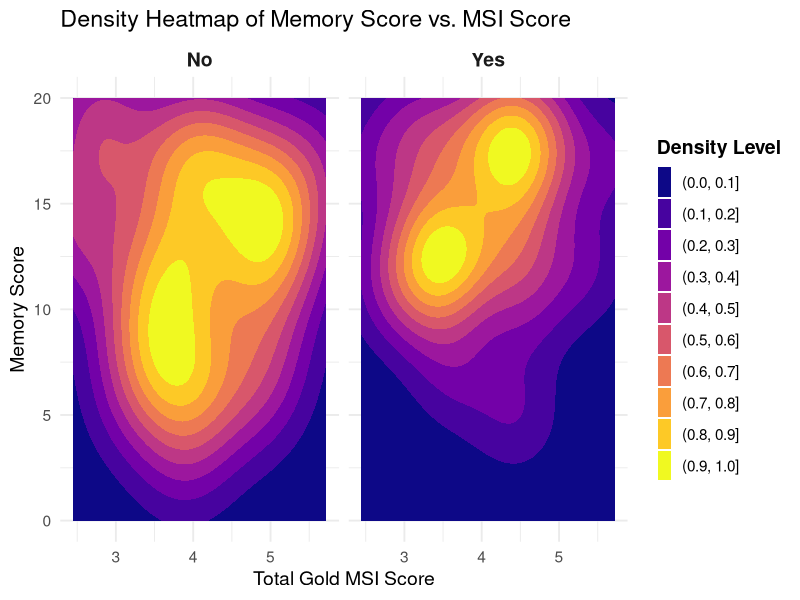
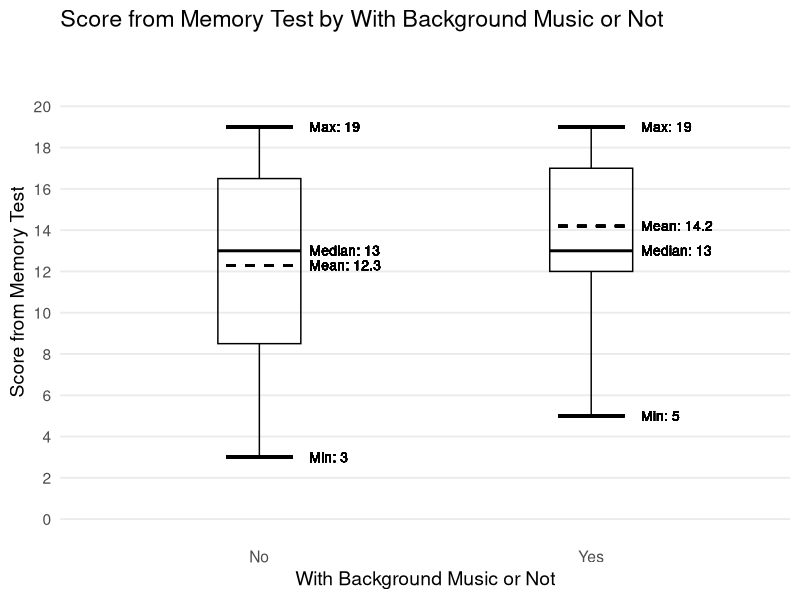
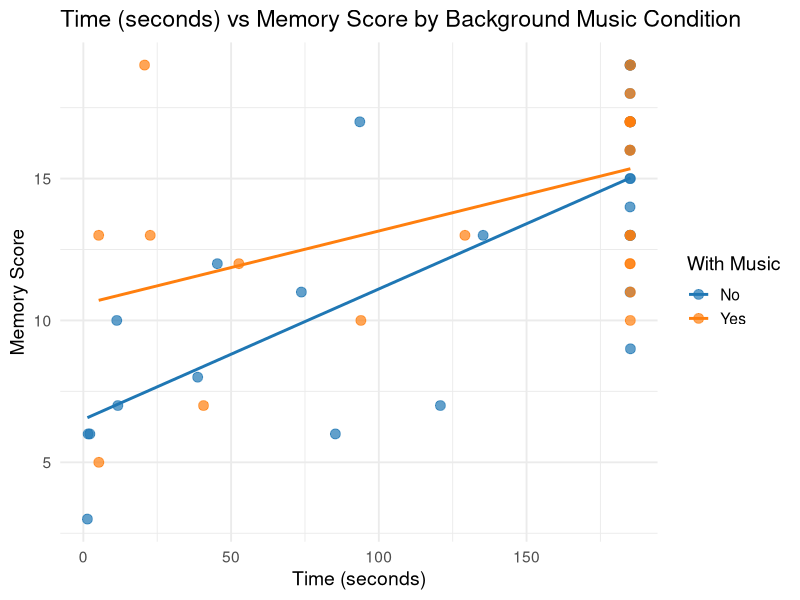
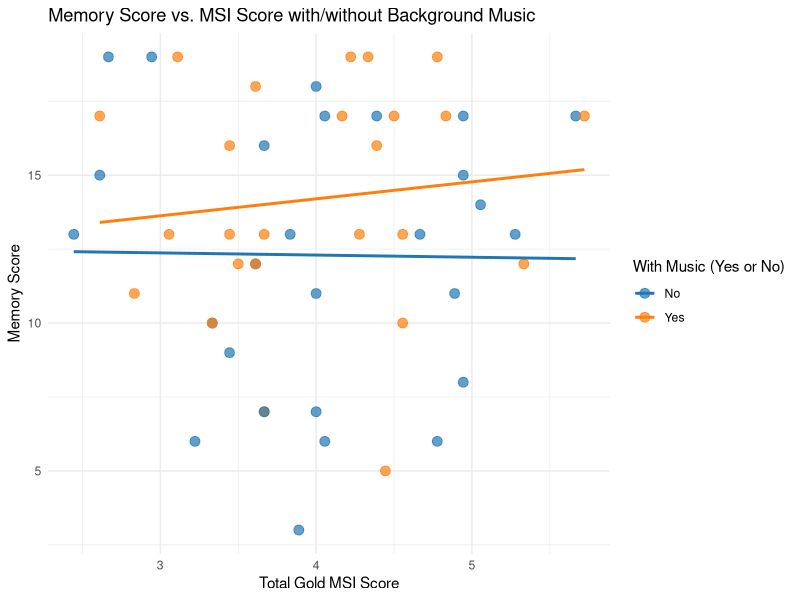
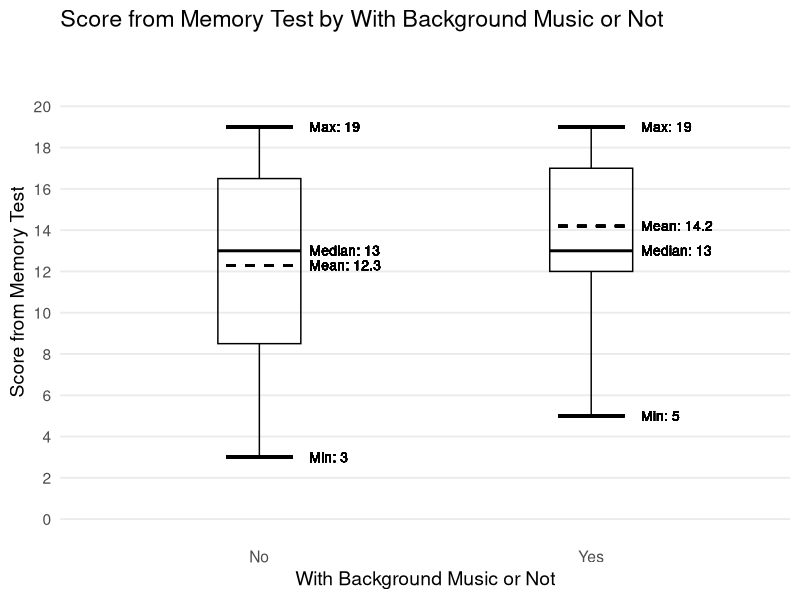
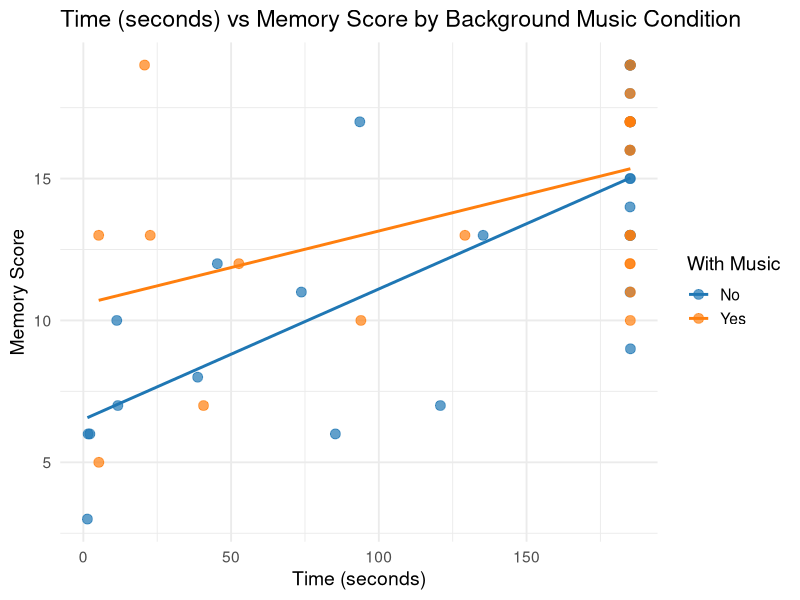

These charts were generated, in order, by the following R code:
## ---- chunk 1
#| include: false
library(tidyverse)
library(ggplot2)
library(dplyr)

df <- read.csv("qualtrics data.csv")

df <- df %>%
  rename(
    With.music.or.not = Music.Background,
    Memory.Score = Score,
    Total.Gold.MSI.Score = TOTAL.MSI.SCORE
  ) %>%
  mutate(With.music.or.not = factor(With.music.or.not, levels = c("No", "Yes")))

## ---- chunk 2
#| title: Density Heatmaps for Memory Scores dependent on Total Gold MSI Score
#| echo: false

ggplot(df, aes(
  x = Total.Gold.MSI.Score,
  y = Memory.Score
)) +
  stat_density_2d_filled(contour_var = "ndensity") +
  facet_wrap(~ With.music.or.not) +
  scale_fill_viridis_d(
    option = "plasma",
    name = "Density Level"
  ) +
  labs(
    title = "Density Heatmap of Memory Score vs. MSI Score",
    x = "Total Gold MSI Score",
    y = "Memory Score"
  ) +
  ylim(0, 20) +
  theme_minimal(base_size = 14) +
  theme(
    strip.text = element_text(face = "bold", size = 14),
    legend.title = element_text(face = "bold"),
    legend.text = element_text(size = 11),
    legend.key.height = unit(0.8, "cm"),
    legend.key.width = unit(0.4, "cm")
  )

## ---- chunk 3
#| title: Boxplot of Memory Scores Based on With/Without Background Music
#| echo: false


stats <- df %>%
  group_by(With.music.or.not) %>%
  summarise(
    Q1 = quantile(Memory.Score, 0.25),
    Q3 = quantile(Memory.Score, 0.75),
    IQR = Q3 - Q1,
    lower = max(min(Memory.Score), Q1 - 1.5 * IQR),
    upper = min(max(Memory.Score), Q3 + 1.5 * IQR),
    mean = mean(Memory.Score),
    median = median(Memory.Score),
    min = min(Memory.Score),
    max = max(Memory.Score),
    xpos = as.numeric(With.music.or.not),
    .groups = "drop"
  )

ggplot(df, aes(
  x = With.music.or.not,
  y = Memory.Score
)) +
  geom_boxplot(
    width = 0.25,
    outlier.shape = 16,
    outlier.size = 2.5,
    color = "black",
    fill = NA
  ) +
  geom_segment(
    data = stats,
    aes(x = xpos - 0.1, xend = xpos + 0.1, y = lower, yend = lower),
    linewidth = 0.9
  ) +
  geom_segment(
    data = stats,
    aes(x = xpos - 0.1, xend = xpos + 0.1, y = upper, yend = upper),
    linewidth = 0.9
  ) +
  geom_segment(
    data = stats,
    aes(x = xpos - 0.1, xend = xpos + 0.1, y = mean, yend = mean),
    linewidth = 0.8,
    linetype = "dashed"
  ) +
  geom_text(
    data = stats,
    aes(x = xpos + 0.15, y = median, label = paste0("Median: ", round(median, 2))),
    hjust = 0,
    size = 3.5
  ) +
  geom_text(
    data = stats,
    aes(x = xpos + 0.15, y = mean, label = paste0("Mean: ", round(mean, 2))),
    hjust = 0,
    size = 3.5
  ) +
  geom_text(
    data = stats,
    aes(x = xpos + 0.15, y = lower, label = paste0("Min: ", round(min, 2))),
    hjust = 0,
    size = 3.5
  ) +
  geom_text(
    data = stats,
    aes(x = xpos + 0.15, y = upper, label = paste0("Max: ", round(max, 2))),
    hjust = 0,
    size = 3.5
  ) +
  scale_y_continuous(limits = c(0, 22), breaks = seq(0, 20, 2)) +
  labs(
    title = "Score from Memory Test by With Background Music or Not",
    x = "With Background Music or Not",
    y = "Score from Memory Test"
  ) +
  theme_minimal(base_size = 14) +
  theme(
    panel.grid.major.x = element_blank(),
    panel.grid.minor = element_blank(),
    legend.position = "none"
  )
## ---- chunk 4
#| title: How Does the Time Taken to Memorize Words Impact Test Score?
#| echo: false

# Plot
ggplot(df, aes(
    x = Time,
    y = Memory.Score,
    color = With.music.or.not
)) +
    geom_point(size = 3, alpha = 0.7) +
    geom_smooth(method = "lm", se = FALSE) +
    scale_color_manual(
        values = c(
            "No" = "#1f77b4",   # blue
            "Yes" = "#ff7f0e"   # orange
        )
    ) +
    labs(
        title = "Time (seconds) vs Memory Score by Background Music Condition",
        x = "Time (seconds)",
        y = "Memory Score",
        color = "With Music"
    ) +
    theme_minimal(base_size = 14)
## ---- chunk 5
#| title: Memory Test Scores dependant on Background Music and Music Proficiency
#| echo: false

ggplot(df, aes(
  x = Total.Gold.MSI.Score,
  y = Memory.Score,
  color = With.music.or.not
)) +
  geom_point(size = 3, alpha = 0.7) +
  geom_smooth(method = "lm", se = FALSE) +
  scale_color_manual(
    values = c(
      "No" = "#1f77b4",
      "Yes" = "#ff7f0e"
    )
  ) +
  labs(
    title = "Memory Score vs. MSI Score with/without Background Music",
    x = "Total Gold MSI Score",
    y = "Memory Score",
    color = "With Music (Yes or No)"
  ) +
  theme_minimal()
## ---- chunk 6
#| title: Boxplot of Memory Scores based on with/without Background Music
#| echo: false


stats <- df %>%
  group_by(With.music.or.not) %>%
  summarise(
    Q1 = quantile(Memory.Score, 0.25),
    Q3 = quantile(Memory.Score, 0.75),
    IQR = Q3 - Q1,
    lower = max(min(Memory.Score), Q1 - 1.5 * IQR),
    upper = min(max(Memory.Score), Q3 + 1.5 * IQR),
    mean = mean(Memory.Score),
    median = median(Memory.Score),
    min = min(Memory.Score),
    max = max(Memory.Score),
    xpos = as.numeric(With.music.or.not),
    .groups = "drop"
  )

ggplot(df, aes(
  x = With.music.or.not,
  y = Memory.Score
)) +
  geom_boxplot(
    width = 0.25,
    outlier.shape = 16,
    outlier.size = 2.5,
    color = "black",
    fill = NA
  ) +
  geom_segment(
    data = stats,
    aes(x = xpos - 0.1, xend = xpos + 0.1, y = lower, yend = lower),
    linewidth = 0.9
  ) +
  geom_segment(
    data = stats,
    aes(x = xpos - 0.1, xend = xpos + 0.1, y = upper, yend = upper),
    linewidth = 0.9
  ) +
  geom_segment(
    data = stats,
    aes(x = xpos - 0.1, xend = xpos + 0.1, y = mean, yend = mean),
    linewidth = 0.8,
    linetype = "dashed"
  ) +
  geom_text(
    data = stats,
    aes(x = xpos + 0.15, y = median, label = paste0("Median: ", round(median, 2))),
    hjust = 0,
    size = 3.5
  ) +
  geom_text(
    data = stats,
    aes(x = xpos + 0.15, y = mean, label = paste0("Mean: ", round(mean, 2))),
    hjust = 0,
    size = 3.5
  ) +
  geom_text(
    data = stats,
    aes(x = xpos + 0.15, y = lower, label = paste0("Min: ", round(min, 2))),
    hjust = 0,
    size = 3.5
  ) +
  geom_text(
    data = stats,
    aes(x = xpos + 0.15, y = upper, label = paste0("Max: ", round(max, 2))),
    hjust = 0,
    size = 3.5
  ) +
  scale_y_continuous(limits = c(0, 22), breaks = seq(0, 20, 2)) +
  labs(
    title = "Score from Memory Test by With Background Music or Not",
    x = "With Background Music or Not",
    y = "Score from Memory Test"
  ) +
  theme_minimal(base_size = 14) +
  theme(
    panel.grid.major.x = element_blank(),
    panel.grid.minor = element_blank(),
    legend.position = "none"
  )
## ---- chunk 7
#| title: How does the time taken to memorize words impact test score?
#| echo: false

# Plot
ggplot(df, aes(
    x = Time,
    y = Memory.Score,
    color = With.music.or.not
)) +
    geom_point(size = 3, alpha = 0.7) +
    geom_smooth(method = "lm", se = FALSE) +
    scale_color_manual(
        values = c(
            "No" = "#1f77b4",   # blue
            "Yes" = "#ff7f0e"   # orange
        )
    ) +
    labs(
        title = "Time (seconds) vs Memory Score by Background Music Condition",
        x = "Time (seconds)",
        y = "Memory Score",
        color = "With Music"
    ) +
    theme_minimal(base_size = 14)
